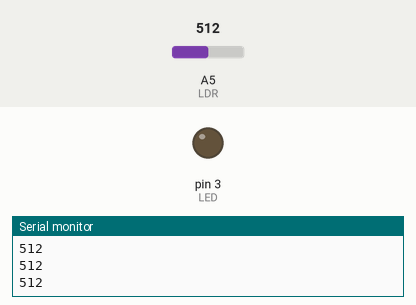
Bench run of a sketch on a simulated Arduino Uno, built with avr-gcc and run on an emulated ATmega328P. On the bench: output pins drawn as LEDs (lit = HIGH), the last lines printed to the serial monitor. The inputs (shaded band) are chosen by the test bench; at power-on: A5 (LDR) = 512.

Above: at 1.2 s.
1.3 s: A5 (LDR) set to 716
At 2.5 s:
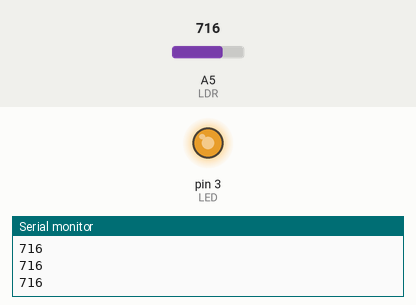
2.8 s: A5 (LDR) set to 751
At 3.8 s:
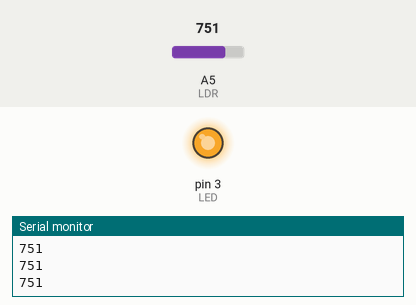
4.3 s: A5 (LDR) set to 768
At 4.9 s:
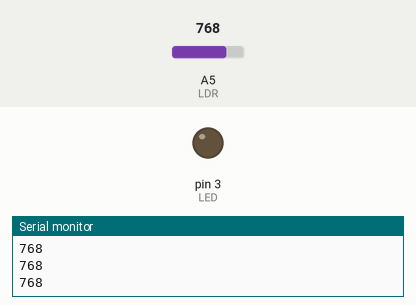
5.8 s: A5 (LDR) set to 900
At 6.1 s:
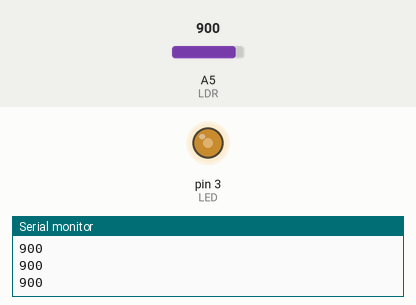
7.3 s: A5 (LDR) set to 306
At 8.3 s:
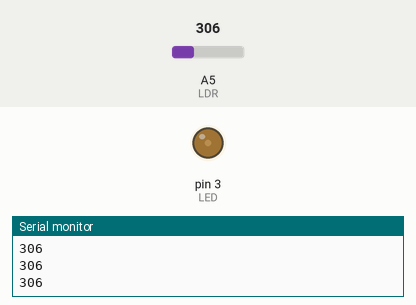
8.8 s: A5 (LDR) set to 0
At 9.5 s:
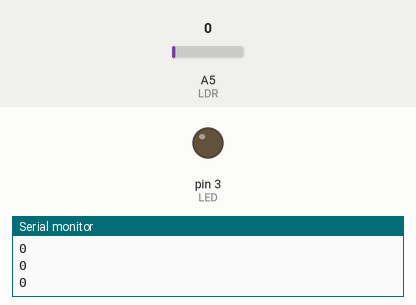
Timing chart, 0 to 11.3 s (numbered marks = the images above; inputs shaded):
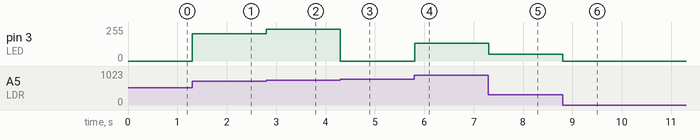

Measured:
- the behaviour switches between 767 and 768 on A5 (LDR) (found by bisection; images 2 and 3)
- after the input at 1.3 s, pin 3 (LED): 0/255 → 204/255 at once
- after the input at 2.8 s, pin 3 (LED): 204/255 → 239/255 at once
- after the input at 4.3 s, pin 3 (LED): 239/255 → 0/255 at once
- after the input at 5.8 s, pin 3 (LED): 0/255 → 132/255 at once
- after the input at 7.3 s, pin 3 (LED): 132/255 → 50/255 at once
- after the input at 8.8 s, pin 3 (LED): 50/255 → 0/255 at once

The sketch:

light_translator.ino
```cpp
/*
# Light dependent resistor

When the light level is high, the LDR's resistence
is low; therefore there is more current flowing
throught the circuit

*/

#define LED (3)
#define LDR (A5)

void setup() {
  pinMode(LED, OUTPUT);
  pinMode(LDR, INPUT);
  Serial.begin(9600);
}

void loop() {
  int light = analogRead(LDR);
  analogWrite(LED, light);
  Serial.println(light);
}
```
